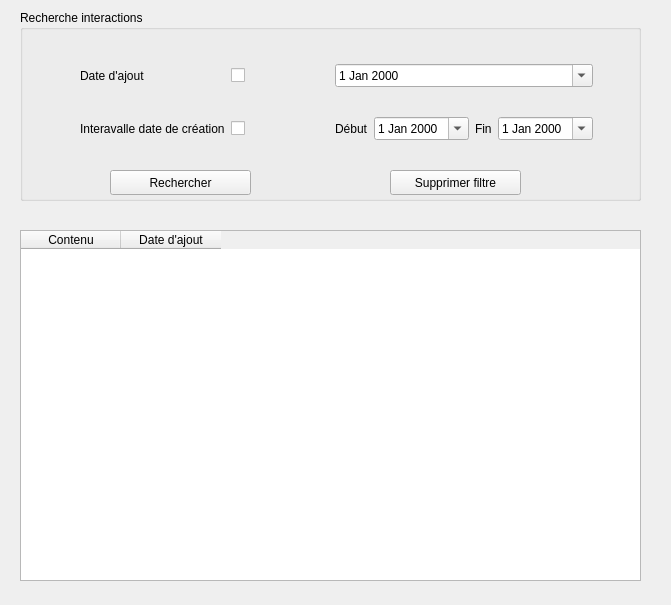
<?xml version="1.0" encoding="UTF-8"?>
<ui version="4.0">
 <class>RechercheInteractions</class>
 <widget class="QWidget" name="RechercheInteractions">
  <property name="geometry">
   <rect>
    <x>0</x>
    <y>0</y>
    <width>671</width>
    <height>605</height>
   </rect>
  </property>
  <property name="windowTitle">
   <string>Form</string>
  </property>
  <widget class="QTableWidget" name="interactionsTableWidget">
   <property name="geometry">
    <rect>
     <x>20</x>
     <y>230</y>
     <width>621</width>
     <height>351</height>
    </rect>
   </property>
   <attribute name="verticalHeaderVisible">
    <bool>false</bool>
   </attribute>
   <column>
    <property name="text">
     <string>Contenu</string>
    </property>
   </column>
   <column>
    <property name="text">
     <string>Date d'ajout</string>
    </property>
   </column>
  </widget>
  <widget class="QGroupBox" name="groupBox_2">
   <property name="geometry">
    <rect>
     <x>20</x>
     <y>10</y>
     <width>621</width>
     <height>191</height>
    </rect>
   </property>
   <property name="title">
    <string>Recherche interactions</string>
   </property>
   <widget class="QWidget" name="gridLayoutWidget_2">
    <property name="geometry">
     <rect>
      <x>60</x>
      <y>30</y>
      <width>513</width>
      <height>124</height>
     </rect>
    </property>
    <layout class="QGridLayout" name="gridLayout_2">
     <item row="0" column="0">
      <widget class="QLabel" name="dAjoutLabel">
       <property name="text">
        <string>Date d'ajout</string>
       </property>
      </widget>
     </item>
     <item row="0" column="1">
      <widget class="QCheckBox" name="dAjoutCheckBox">
       <property name="text">
        <string/>
       </property>
      </widget>
     </item>
     <item row="1" column="0">
      <widget class="QLabel" name="dIntervalleInterRechercheLabel">
       <property name="text">
        <string>Interavalle date de création</string>
       </property>
      </widget>
     </item>
     <item row="0" column="2">
      <widget class="QDateEdit" name="dateAjoutEdit">
       <property name="calendarPopup">
        <bool>true</bool>
       </property>
      </widget>
     </item>
     <item row="1" column="1">
      <widget class="QCheckBox" name="dIntervalleInterCheckBox">
       <property name="text">
        <string/>
       </property>
      </widget>
     </item>
     <item row="1" column="2">
      <layout class="QHBoxLayout" name="horizontalLayout_4">
       <item>
        <widget class="QLabel" name="labelDebutInter">
         <property name="text">
          <string>Début</string>
         </property>
        </widget>
       </item>
       <item>
        <widget class="QDateEdit" name="dDebutInteraction">
         <property name="calendarPopup">
          <bool>true</bool>
         </property>
        </widget>
       </item>
       <item>
        <widget class="QLabel" name="labelFinInter">
         <property name="text">
          <string>Fin</string>
         </property>
        </widget>
       </item>
       <item>
        <widget class="QDateEdit" name="dFinInteraction">
         <property name="calendarPopup">
          <bool>true</bool>
         </property>
        </widget>
       </item>
      </layout>
     </item>
    </layout>
   </widget>
   <widget class="QPushButton" name="rechercheFiltreInterButton">
    <property name="geometry">
     <rect>
      <x>90</x>
      <y>160</y>
      <width>141</width>
      <height>25</height>
     </rect>
    </property>
    <property name="text">
     <string>Rechercher</string>
    </property>
   </widget>
   <widget class="QPushButton" name="suppressionFiltreInterButton">
    <property name="geometry">
     <rect>
      <x>370</x>
      <y>160</y>
      <width>131</width>
      <height>25</height>
     </rect>
    </property>
    <property name="text">
     <string>Supprimer filtre</string>
    </property>
   </widget>
  </widget>
  <widget class="QLabel" name="erreurRechercheLabel">
   <property name="geometry">
    <rect>
     <x>20</x>
     <y>210</y>
     <width>621</width>
     <height>17</height>
    </rect>
   </property>
   <property name="text">
    <string/>
   </property>
  </widget>
 </widget>
 <resources/>
 <connections/>
</ui>
